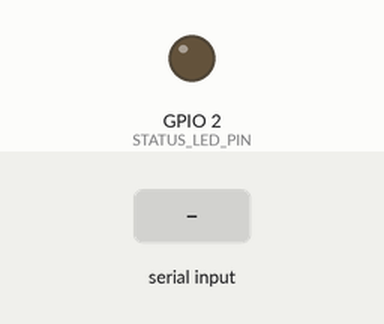
Bench run of a sketch on a simulated ESP32. On the bench: output pins drawn as LEDs (lit = HIGH). Inputs (shaded band) come from the test bench. WiFi joins after 1.5 s; servers stay silent unless stated; what the sketch prints to the serial monitor is not drawn.

Above: at 14.8 s.
14.9 s: "INIT_MASTER\n" received over the second serial link
At 15.4 s:
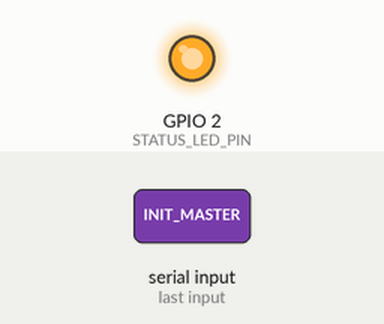
16.4 s: "SLAVE_READY\n" received over the second serial link
17.9 s: "MASTER_DATA:\n" received over the second serial link
Timing chart, 0 to 20.9 s (numbered marks = the images above; inputs shaded):
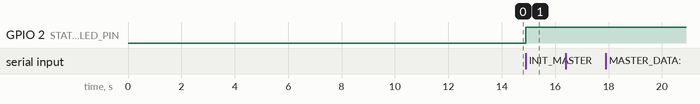

The sketch:

ESP32_Station______.ino
```cpp
/*
 * ESP32 Station模式简化版 - 避免重启问题
 * 功能：连接到AP热点，连接Mega2560，实现基本通信
 */

#include <WiFi.h>
#include <WiFiUDP.h>

// Station模式配置
const char* ssid = "ESP32_MASTER_AP";
const char* password = "12345678";

// UDP配置
WiFiUDP udp;
const int udp_port = 1234;
IPAddress server_ip(192, 168, 4, 1); // AP的IP地址

// 串口配置
#define MEGA_TX_PIN 1      // ESP32 TX
#define MEGA_RX_PIN 3      // ESP32 RX
#define STATUS_LED_PIN 2   // 状态指示

// 在ESP32上使用Serial1与Mega2560通信
#define megaSerial Serial1

// 系统状态
bool wifiConnected = false;
bool megaConnected = false;
bool serverConnected = false;
unsigned long lastHeartbeat = 0;

void setup() {
  // 先初始化调试串口
  Serial.begin(115200);
  delay(100);

  Serial.println("==========================================");
  Serial.println("ESP32 Station模式简化版启动");
  Serial.println("==========================================");

  // 初始化引脚
  pinMode(STATUS_LED_PIN, OUTPUT);
  digitalWrite(STATUS_LED_PIN, LOW);

  // 初始化与Mega2560的通信
  megaSerial.begin(115200, SERIAL_8N1, MEGA_RX_PIN, MEGA_TX_PIN);

  // 等待启动完成
  delay(2000);

  // 连接WiFi
  connectToWiFi();

  // 初始化与Mega2560的通信
  initMegaCommunication();

  Serial.println("ESP32 Station简化版初始化完成！");
}

void loop() {
  // 处理WiFi连接
  handleWiFiConnection();

  // 处理与Mega2560的通信
  handleMegaCommunication();

  // 处理UDP通信
  handleUDPCommunication();

  // 发送心跳
  sendHeartbeat();

  delay(10);
}

// 连接WiFi
void connectToWiFi() {
  WiFi.begin(ssid, password);
  Serial.print("正在连接WiFi热点: ");
  Serial.println(ssid);

  int attempts = 0;
  while (WiFi.status() != WL_CONNECTED && attempts < 20) {
    delay(500);
    Serial.print(".");
    attempts++;
  }

  if (WiFi.status() == WL_CONNECTED) {
    wifiConnected = true;
    Serial.println();
    Serial.println("WiFi连接成功！");
    Serial.print("本地IP地址: ");
    Serial.println(WiFi.localIP());
    Serial.print("服务器IP地址: ");
    Serial.println(server_ip);

    // 启动UDP
    udp.begin(udp_port);
    Serial.println("UDP客户端已启动，端口: " + String(udp_port));
  } else {
    wifiConnected = false;
    Serial.println();
    Serial.println("WiFi连接失败！");
  }
}

// 初始化Mega2560通信
void initMegaCommunication() {
  Serial.println("初始化Mega2560通信...");

  // 发送初始化响应
  megaSerial.println("ESP32_READY");
  Serial.println("发送ESP32_READY到Mega2560");

  // 等待Mega2560响应
  unsigned long timeout = millis() + 10000;
  while (millis() < timeout) {
    if (megaSerial.available()) {
      String response = megaSerial.readStringUntil('\n');
      response.trim();

      Serial.println("收到Mega2560消息: " + response);

      if (response == "INIT_MASTER" || response == "SLAVE_READY") {
        megaConnected = true;
        digitalWrite(STATUS_LED_PIN, HIGH);
        Serial.println("Mega2560连接成功！");
        return;
      }
    }
    delay(100);
  }

  megaConnected = false;
  digitalWrite(STATUS_LED_PIN, LOW);
  Serial.println("Mega2560连接超时！");
}

// 处理WiFi连接
void handleWiFiConnection() {
  if (WiFi.status() != WL_CONNECTED) {
    if (wifiConnected) {
      wifiConnected = false;
      serverConnected = false;
      Serial.println("WiFi连接断开！");
    }
    connectToWiFi();
  }
}

// 处理Mega2560通信
void handleMegaCommunication() {
  if (megaSerial.available()) {
    String data = megaSerial.readStringUntil('\n');
    data.trim();

    Serial.println("收到Mega2560数据: " + data);

    // 处理不同类型的数据
    if (data.startsWith("MASTER_DATA:")) {
      handleMasterData(data);
    } else if (data.startsWith("SLAVE_STATUS:") || data.startsWith("SLAVE_DATA:")) {
      handleSlaveData(data);
    } else if (data == "INIT_MASTER" || data == "SLAVE_READY") {
      megaConnected = true;
      digitalWrite(STATUS_LED_PIN, HIGH);
      Serial.println("Mega2560重新连接成功！");
    }
  }
}

// 处理主设备数据
void handleMasterData(String data) {
  Serial.println("处理主设备数据: " + data);

  // 通过UDP发送到服务器
  if (wifiConnected && serverConnected) {
    sendUDPData(data);
  }
}

// 处理从设备数据
void handleSlaveData(String data) {
  Serial.println("处理从设备数据: " + data);

  // 通过UDP发送到服务器
  if (wifiConnected && serverConnected) {
    sendUDPData(data);
  }
}

// 处理UDP通信
void handleUDPCommunication() {
  int packetSize = udp.parsePacket();
  if (packetSize) {
    char buffer[512];  // 减小缓冲区大小
    int len = udp.read(buffer, 512);
    if (len > 0) {
      buffer[len] = '\0';
      String receivedData = String(buffer);

      Serial.println("收到UDP数据: " + receivedData);
      Serial.println("来自IP: " + udp.remoteIP().toString());

      // 处理远程数据
      if (receivedData.startsWith("MASTER_DATA:")) {
        handleRemoteMasterData(receivedData);
      } else if (receivedData.startsWith("SLAVE_STATUS:") || receivedData.startsWith("SLAVE_DATA:")) {
        handleRemoteSlaveData(receivedData);
      } else if (receivedData == "HEARTBEAT") {
        handleRemoteHeartbeat();
      }
    }
  }
}

// 处理远程主设备数据
void handleRemoteMasterData(String data) {
  Serial.println("收到远程主设备数据: " + data);

  // 转发给本地Mega2560
  if (megaConnected) {
    megaSerial.println(data);
    Serial.println("转发给本地Mega2560: " + data);
  }
}

// 处理远程从设备数据
void handleRemoteSlaveData(String data) {
  Serial.println("收到远程从设备数据: " + data);

  // 转发给本地Mega2560
  if (megaConnected) {
    megaSerial.println(data);
    Serial.println("转发给本地Mega2560: " + data);
  }
}

// 处理远程心跳
void handleRemoteHeartbeat() {
  serverConnected = true;
  Serial.println("收到远程心跳，服务器连接正常");
}

// 发送UDP数据
void sendUDPData(String data) {
  udp.beginPacket(server_ip, udp_port);
  udp.print(data);
  udp.endPacket();

  Serial.println("发送UDP数据: " + data);
}

// 发送心跳
void sendHeartbeat() {
  if (millis() - lastHeartbeat > 10000) { // 每10秒发送一次
    if (wifiConnected) {
      sendUDPData("HEARTBEAT");
      lastHeartbeat = millis();
    }
  }
}
```

Measured:
- after the input at 14.9 s, GPIO 2 (STATUS_LED_PIN): LOW → HIGH at once
- after the input at 16.4 s, every drawn part: stays the same
- after the input at 17.9 s, every drawn part: stays the same
